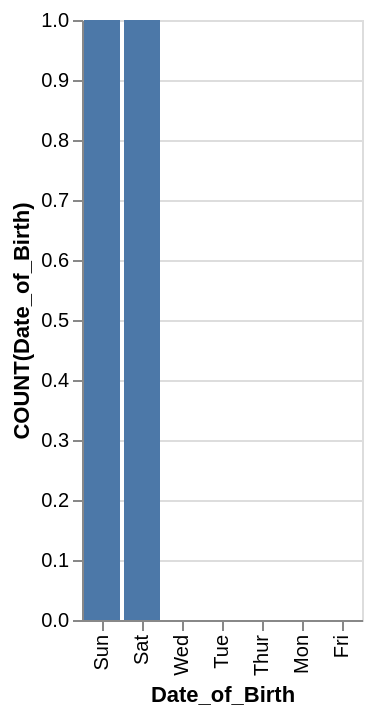

Describe this chart as a Vega-Lite specification.
### Vega-Lite specification from a JSON file in a GitHub repository (floating-point values rounded to 4 significant figures)
{"data": {"values": [{"x_data": "Sun", "y_data": 1}, {"x_data": "Sat", "y_data": 1}, {"x_data": "Wed", "y_data": 0}, {"x_data": "Tue", "y_data": 0}, {"x_data": "Thur", "y_data": 0}, {"x_data": "Mon", "y_data": 0}, {"x_data": "Fri", "y_data": 0}]}, "mark": "bar", "encoding": {"x": {"field": "x_data", "type": "nominal", "title": "Date_of_Birth", "sort": {"op": "sum", "field": "y_data", "order": "descending"}}, "y": {"field": "y_data", "type": "quantitative", "title": "COUNT(Date_of_Birth)"}}}
